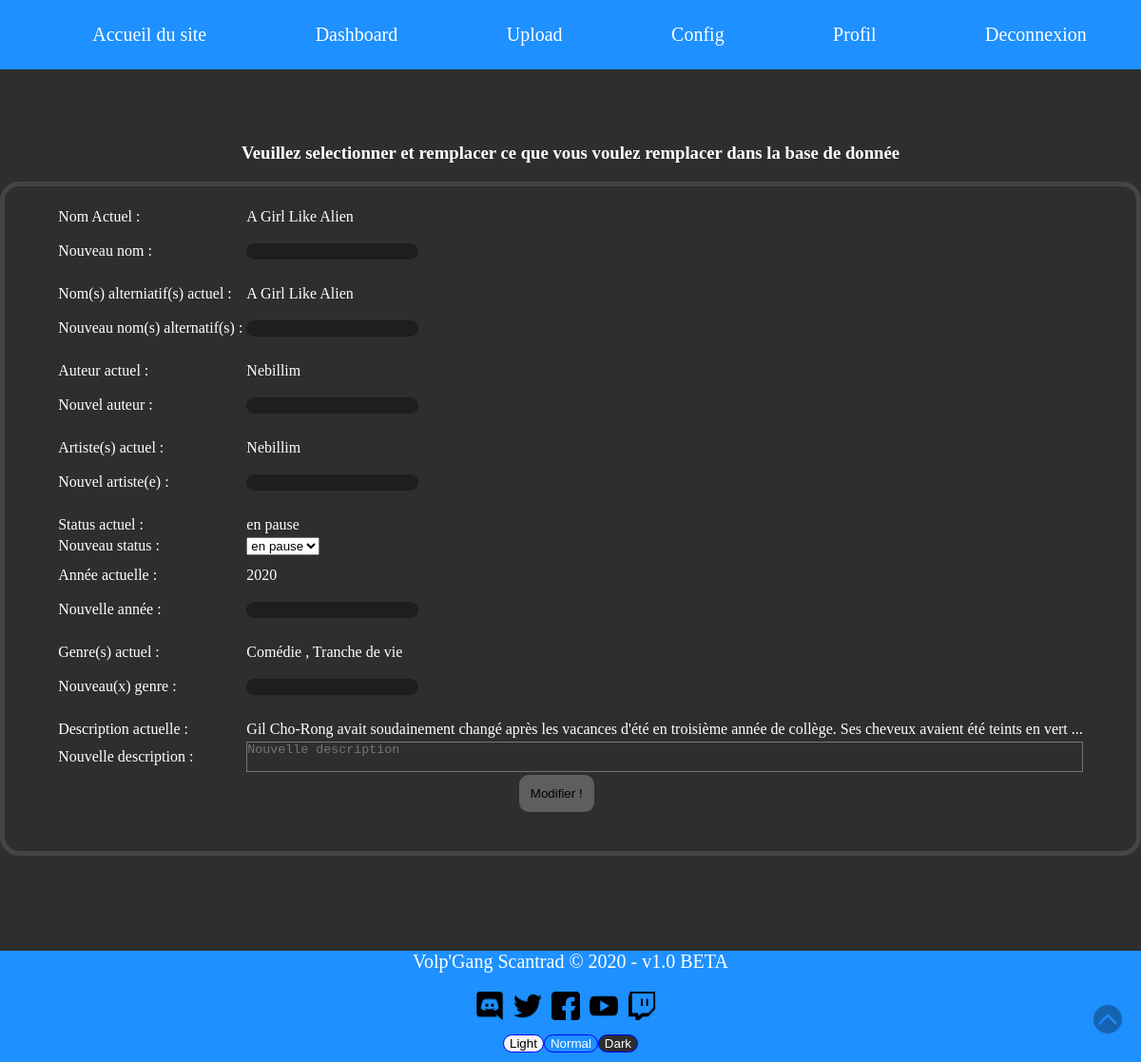
/admin/modif_project.php?name=A Girl Like Alien (signed in), run on the app's committed database.
### tables this page shows
CREATE TABLE IF NOT EXISTS `mangas` (
  `id` int(11) NOT NULL AUTO_INCREMENT,
  `nom` text NOT NULL,
  `nom_alternatifs` text NOT NULL,
  `auteur` text NOT NULL,
  `artiste` text NOT NULL,
  `status` text NOT NULL,
  `annee` int(11) NOT NULL,
  `genre` text NOT NULL,
  `description` text NOT NULL,
  `nb_chap` int(11) NOT NULL,
  `date_update` date NOT NULL,
  PRIMARY KEY (`id`)
);

### admin/modif_project.php (the view, shortened to what this page needs)
<?php
require 'nav_admin.php';
$bdd = new PDO('mysql:host=127.0.0.1;port=3308;dbname=vgs', 'root', '');
$getname = $_GET['name'];
$mangas = $bdd->prepare('SELECT * FROM mangas WHERE nom = ?');
$mangas->execute(array($getname));
$donnees = $mangas->fetch();
?>
<html class="" id="toggle_page">
<head>
    <link rel="stylesheet" type="text/css" href="../css/style.css">
    <link rel="stylesheet" type="text/css" href="../css/admin/upload.css">
</head>
<body>
<div align="center">
    <h3>Veuillez selectionner et remplacer ce que vous voulez remplacer dans la base de donnée</h3>
</div>
<div class="form">
    <form method="POST">
        <table>
            <tr>
                <td>
                    <label>Nom Actuel : </label>
                </td>
                <td>
                    <label><?= $donnees['nom'] ?></label>
                </td>
            </tr>
            <tr>
                <td>
                    <label for="name">Nouveau nom : </label>
                </td>
                <td>
                    <input class="text" type="text" name="name" id="name">
                </td>
            </tr>
            <tr><td></td></tr>
            <tr><td></td></tr>
            <tr>
                <td>
                    <label>Nom(s) alterniatif(s) actuel : </label>
                </td>
                <td>
                    <label><?= $donnees['nom_alternatifs'] ?></label>
                </td>
            </tr>
            <tr>
                <td>
                    <label for="nom_alternatifs">Nouveau nom(s) alternatif(s) : </label>
                </td>
                <td>
                    <input class="text" type="text" name="nom_alternatifs" id="nom_alternatifs">
                </td>
            </tr>
            <tr><td></td></tr>
            <tr><td></td></tr>
            <tr>
                <td>
                    <label>Auteur actuel : </label>
                </td>
                <td>
                    <label><?= $donnees['auteur'] ?></label>
                </td>
            </tr>
            <tr>
                <td>
                    <label for="auteur">Nouvel auteur : </label>
                </td>
                <td>
                    <input class="text" type="text" name="auteur" id="auteur">
                </td>
            </tr>
            <tr><td></td></tr>
            <tr><td></td></tr>
            <tr>
                <td>
                    <label>Artiste(s) actuel : </label>
                </td>
                <td>
                    <label><?= $donnees['artiste'] ?></label>
                </td>
            </tr>
            <tr>
                <td>
                    <label for="artiste">Nouvel artiste(e) : </label>
                </td>
                <td>
                    <input class="text" type="text" name="artiste" id="artiste">
                </td>
            </tr>
            <tr><td></td></tr>
            <tr><td></td></tr>
            <tr>
                <td>
                    <label>Status actuel : </label>
                </td>
                <td>
                    <label><?= $donnees['status'] ?></label>
                </td>
            </tr>
            <tr>
                <td>
                    <label for="status">Nouveau status : </label>
                </td>
                <td>
                    <select name="status" id="status">
                        <?php if ($donnees['status'] == "en cours"){?>
                            <option> <?php echo $donnees['status']  ?> </option>
                            <option>en pause</option>
                            <option>termines</option>
                        <?php
                        }
                        elseif ($donnees['status'] == "en pause"){?>
                        <option> <?php echo $donnees['status']  ?> </option>
                        <?php }
                        elseif (utf8_encode($donnees['status']) == "en termines"){?>
                            <option> <?php echo $donnees['status']  ?> </option>
                            <option>en cours</option>
                            <option>en pause</option>
                        <?php } ?>
                    </select>
                </td>
            </tr>
            <tr><td></td></tr>
            <tr><td></td></tr>
            <tr>
                <td>
                    <label>Année actuelle : </label>
                </td>
                <td>
                    <label><?= $donnees['annee'] ?></label>
                </td>
            </tr>
            <tr>
                <td>
                    <label for="annee">Nouvelle année : </label>
                </td>
                <td>
                    <input class="text" type="number" name="annee" id="annee">
                </td>
            </tr>
            <tr><td></td></tr>
            <tr><td></td></tr>
            <tr>
                <td>
                    <label>Genre(s) actuel : </label>
                </td>
                <td>
                    <label><?= $donnees['genre'] ?></label>
                </td>
            </tr>
            <tr>
                <td>
                    <label for="genre">Nouveau(x) genre : </label>
                </td>
                <td>
                    <input class="text" type="text" name="genre" id="genre">
                </td>
            </tr>
            <tr><td></td></tr>
            <tr><td></td></tr>
            <tr>
                <td>
                    <label>Description actuelle : </label>
                </td>
                <td>
                    <label><?= $donnees['description'] ?></label>
                </td>
            </tr>
            <tr>
                <td>
                    <label for="description">Nouvelle description : </label>
                </td>
                <td>
                     <textarea name="description" id="description" placeholder="Nouvelle description" cols="25" onKeyDown="textareaSize(this);" onKeyUp="textareaSize(this);"  spellcheck="true" class="text"
                               style="
                                       width: 100%;
                                       background: transparent;
                                       overlay: auto;
                                       color: darkgrey;
                                       //border: none;
                                       outline: none;
                                       margin: 0px;
                                       padding: 0px;
                                       resize : none;
                                       "></textarea>
                </td>
            </tr>
        </table>
        <input class="input-select formchoice" type="submit" formmethod="post" name="formmodif" value="Modifier !">
    </form>
</div>
<?php require '../complements/footer.php'; ?>
</body>
</html>

### css/complements.css (style rules this page uses)
* { -moz-box-sizing: border-box; box-sizing: border-box; }
body { min-height: 100%; margin: 0; padding: 0; }

### css/style.css (style rules this page uses)
html { font-family: "Comic Sans MS", serif; margin-top: 150px; }
body { background-color: var(--body_bg_color); color: var(--text_color); }

### css/admin/upload.css (style rules this page uses)
html { margin-top: 150px; }
input.input-select { border: 2px solid #5E5E5E; border-radius: 10px; background: #5E5E5E; padding: 10px; outline: none; margin: 0 10px 0 10px; text-align: center; }
input.text { margin-top: 15px; outline: none; margin-bottom: 15px; }
.form { display: flex; justify-content: center; border: 5px solid #444544; border-radius: 20px; padding: 20px; }
input.text, .filup { background: #1E1E1E; color: var(--text_color); border: var(--border_black); border-radius: 15px; text-align: center; }
input.formchoice { margin-bottom: 5px; display: flex; margin-left: 45%; }
input { outline: none; }

### data on the page
mangas: nom "A Girl Like Alien", nom_alternatifs "A Girl Like Alien", auteur "Nebillim", artiste "Nebillim", status "en pause", annee "2020", genre "Comédie , Tranche de vie", description "Gil Cho-Rong avait soudainement changé après les vacances d'été en troisième année de collège. Ses cheveux avaient été teints en vert ..."
